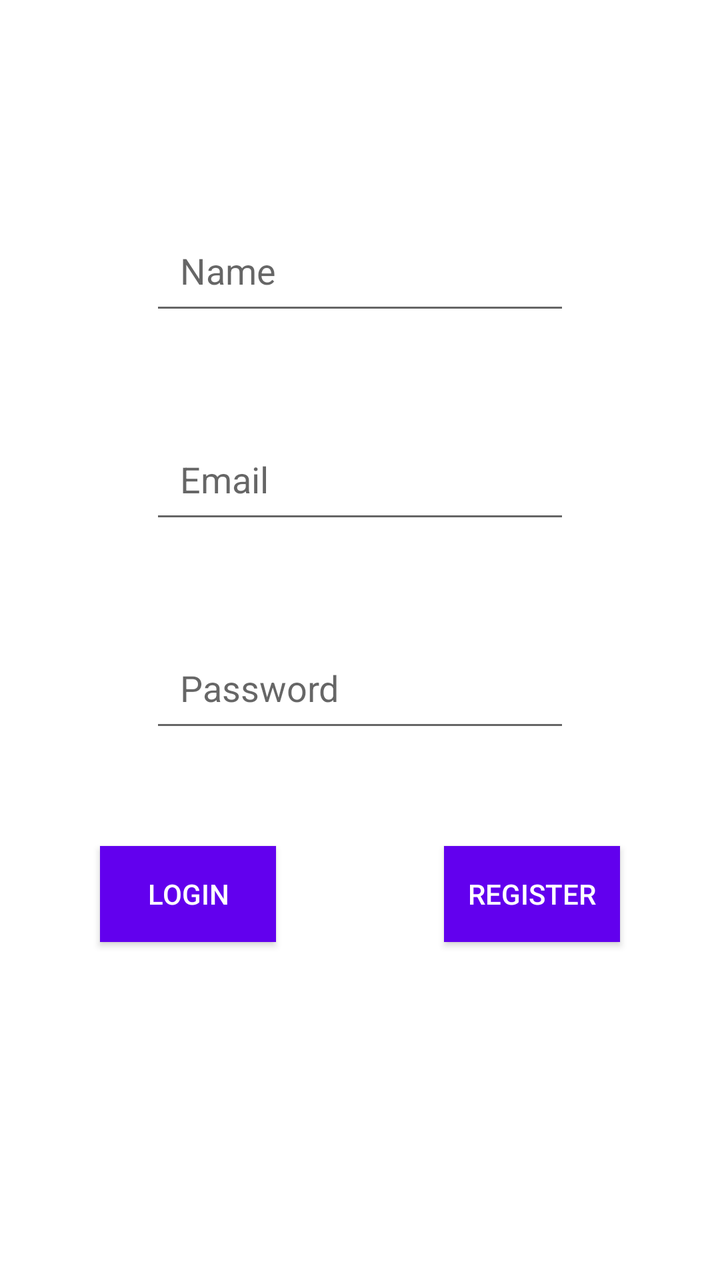
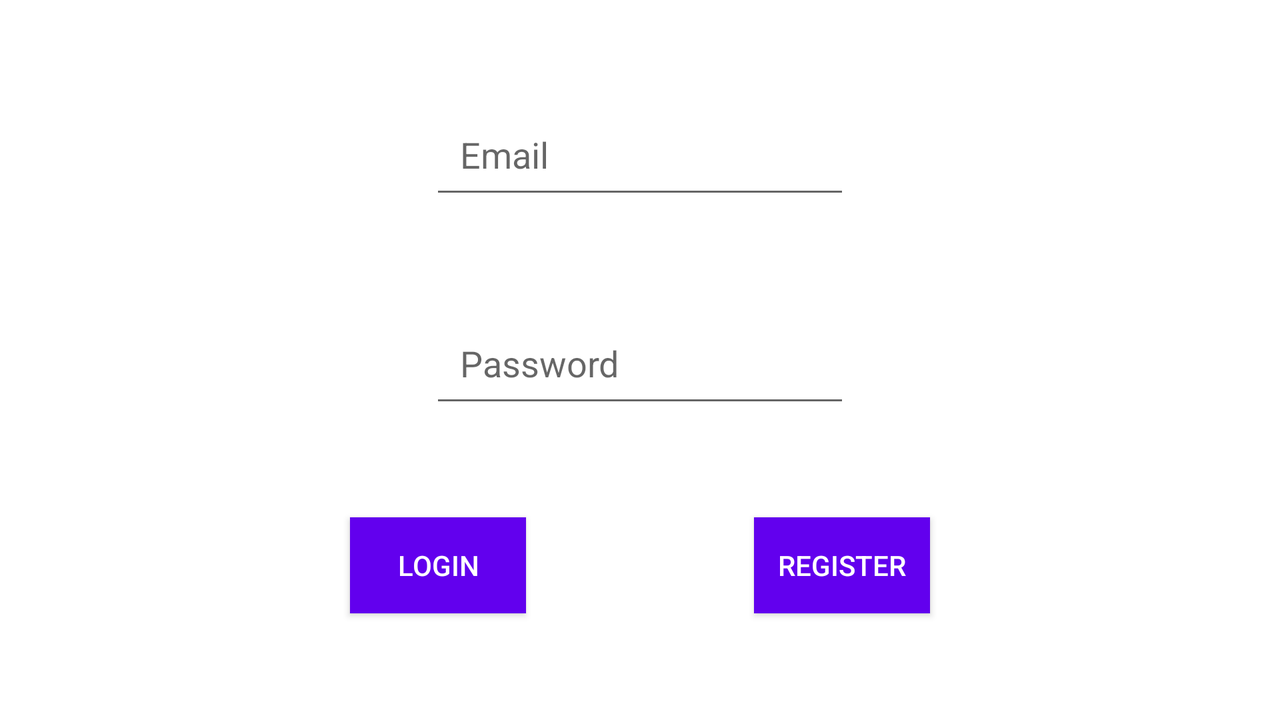

An Android layout and its configuration variant, each rendered on a device that would load it. The default file and the variant file are quoted in full after the pictures.
<!-- AndroidManifest.xml: application theme Theme_Lab4 -->
<!-- res/layout/fragment_auth.xml -->
<?xml version="1.0" encoding="utf-8"?>
<androidx.constraintlayout.widget.ConstraintLayout
    xmlns:android="http://schemas.android.com/apk/res/android"
    xmlns:app="http://schemas.android.com/apk/res-auto"
    xmlns:tools="http://schemas.android.com/tools"
    android:layout_width="match_parent"
    android:layout_height="match_parent"
    tools:context=".AuthFragment" >

    <EditText
        android:id="@+id/email"
        android:layout_width="wrap_content"
        android:layout_height="wrap_content"
        android:layout_marginTop="50dp"
        android:autofillHints="@string/email"
        android:ems="10"
        android:hint="@string/email"
        android:inputType="textEmailAddress"
        android:paddingLeft="15dp"
        android:paddingTop="15dp"
        android:paddingRight="15dp"
        android:paddingBottom="15dp"
        app:layout_constraintEnd_toEndOf="parent"
        app:layout_constraintStart_toStartOf="parent"
        app:layout_constraintTop_toBottomOf="@+id/name" />

    <EditText
        android:id="@+id/name"
        android:layout_width="wrap_content"
        android:layout_height="wrap_content"
        android:layout_marginTop="108dp"
        android:ems="10"
        android:inputType="textPersonName"
        android:paddingLeft="15dp"
        android:paddingTop="15dp"
        android:paddingRight="15dp"
        android:paddingBottom="15dp"
        android:hint="@string/name"
        app:layout_constraintEnd_toEndOf="parent"
        app:layout_constraintStart_toStartOf="parent"
        app:layout_constraintTop_toTopOf="parent" />

    <Button
        android:id="@+id/login_btn"
        android:layout_width="wrap_content"
        android:layout_height="wrap_content"
        android:layout_marginStart="50dp"
        android:layout_marginTop="52dp"
        android:background="@color/purple_500"
        android:text="@string/login"
        android:textColor="#FFFFFF"
        android:textColorHint="@color/purple_500"
        app:layout_constraintStart_toStartOf="parent"
        app:layout_constraintTop_toBottomOf="@+id/password" />

    <Button
        android:id="@+id/register_btn"
        android:layout_width="wrap_content"
        android:layout_height="wrap_content"
        android:layout_marginTop="52dp"
        android:layout_marginEnd="50dp"
        android:background="@color/purple_500"
        android:text="@string/register"
        android:textColor="#FFFFFF"
        app:layout_constraintEnd_toEndOf="parent"
        app:layout_constraintTop_toBottomOf="@+id/password" />

    <EditText
        android:id="@+id/password"
        android:layout_width="wrap_content"
        android:layout_height="wrap_content"
        android:layout_marginTop="50dp"
        android:autofillHints="@string/password"
        android:ems="10"
        android:hint="@string/password"
        android:inputType="textPassword"
        android:paddingLeft="15dp"
        android:paddingTop="15dp"
        android:paddingRight="15dp"
        android:paddingBottom="15dp"
        app:layout_constraintEnd_toEndOf="parent"
        app:layout_constraintStart_toStartOf="parent"
        app:layout_constraintTop_toBottomOf="@+id/email" />


</androidx.constraintlayout.widget.ConstraintLayout>
<!-- resources referenced by this layout -->
<resources>
  <color name="purple_500">#FF6200EE</color>
  <string name="email">Email</string>
  <string name="login">Login</string>
  <string name="name">Name</string>
  <string name="password">Password</string>
  <string name="register">Register</string>
  <style name="Theme_Lab4" parent="Theme.AppCompat.DayNight.DarkActionBar">
          
          <item name="android:colorBackground">@color/white</item>
          <item name="colorPrimary">@color/purple_500</item>
          <item name="colorPrimaryVariant">@color/purple_700</item>
          <item name="colorOnPrimary">@color/white</item>
          
          <item name="colorSecondary">@color/teal_200</item>
          <item name="colorSecondaryVariant">@color/teal_700</item>
          <item name="colorOnSecondary">@color/black</item>
          <item name="android:textColor">@color/black</item>
          
          <item name="android:statusBarColor" tools:targetApi="l">?attr/colorPrimaryVariant</item>
          
      </style>
  <color name="white">#FFFFFFFF</color>
  <color name="purple_700">#FF3700B3</color>
  <color name="teal_200">#FF03DAC5</color>
  <color name="teal_700">#FF018786</color>
  <color name="black">#FF000000</color>
</resources>
<!-- res/layout-land/fragment_auth.xml (the repository's variant of the layout above) -->
<!-- drawn on the phone turned sideways -->
<?xml version="1.0" encoding="utf-8"?>
<androidx.constraintlayout.widget.ConstraintLayout
    xmlns:android="http://schemas.android.com/apk/res/android"
    xmlns:app="http://schemas.android.com/apk/res-auto"
    xmlns:tools="http://schemas.android.com/tools"
    android:layout_width="match_parent"
    android:layout_height="match_parent"
    tools:context=".AuthFragment" >
    <Button
        android:id="@+id/login_btn"
        android:layout_width="wrap_content"
        android:layout_height="wrap_content"
        android:layout_marginStart="175dp"
        android:layout_marginTop="50dp"
        android:background="@color/purple_500"
        android:text="@string/login"
        android:textColor="#FFFFFF"
        android:textColorHint="@color/purple_500"
        app:layout_constraintStart_toStartOf="parent"
        app:layout_constraintTop_toBottomOf="@+id/password" />

    <Button
        android:id="@+id/register_btn"
        android:layout_width="wrap_content"
        android:layout_height="wrap_content"
        android:layout_marginTop="50dp"
        android:layout_marginEnd="175dp"
        android:background="@color/purple_500"
        android:text="@string/register"
        android:textColor="#FFFFFF"
        app:layout_constraintEnd_toEndOf="parent"
        app:layout_constraintTop_toBottomOf="@+id/password" />

    <EditText
        android:id="@+id/email"
        android:layout_width="wrap_content"
        android:layout_height="wrap_content"
        android:layout_marginTop="50dp"
        android:autofillHints="@string/email"
        android:ems="10"
        android:hint="@string/email"
        android:inputType="textEmailAddress"
        android:paddingLeft="15dp"
        android:paddingTop="15dp"
        android:paddingRight="15dp"
        android:paddingBottom="15dp"
        app:layout_constraintEnd_toEndOf="parent"
        app:layout_constraintStart_toStartOf="parent"
        app:layout_constraintTop_toTopOf="parent" />

    <EditText
        android:id="@+id/password"
        android:layout_width="wrap_content"
        android:layout_height="wrap_content"
        android:layout_marginTop="50dp"
        android:autofillHints="@string/password"
        android:ems="10"
        android:hint="@string/password"
        android:inputType="textPassword"
        android:paddingLeft="15dp"
        android:paddingTop="15dp"
        android:paddingRight="15dp"
        android:paddingBottom="15dp"
        app:layout_constraintEnd_toEndOf="parent"
        app:layout_constraintStart_toStartOf="parent"
        app:layout_constraintTop_toBottomOf="@+id/email" />



</androidx.constraintlayout.widget.ConstraintLayout>
<!-- resources referenced by the variant -->
<!-- as the phone turned sideways resolves them -->
<resources>
  <color name="purple_500">#FF6200EE</color>
  <string name="email">Email</string>
  <string name="login">Login</string>
  <string name="password">Password</string>
  <string name="register">Register</string>
  <style name="Theme_Lab4" parent="Theme.AppCompat.DayNight.DarkActionBar">
          
          <item name="android:colorBackground">@color/white</item>
          <item name="colorPrimary">@color/purple_500</item>
          <item name="colorPrimaryVariant">@color/purple_700</item>
          <item name="colorOnPrimary">@color/white</item>
          
          <item name="colorSecondary">@color/teal_200</item>
          <item name="colorSecondaryVariant">@color/teal_700</item>
          <item name="colorOnSecondary">@color/black</item>
          <item name="android:textColor">@color/black</item>
          
          <item name="android:statusBarColor" tools:targetApi="l">?attr/colorPrimaryVariant</item>
          
      </style>
  <color name="white">#FFFFFFFF</color>
  <color name="purple_700">#FF3700B3</color>
  <color name="teal_200">#FF03DAC5</color>
  <color name="teal_700">#FF018786</color>
  <color name="black">#FF000000</color>
</resources>
